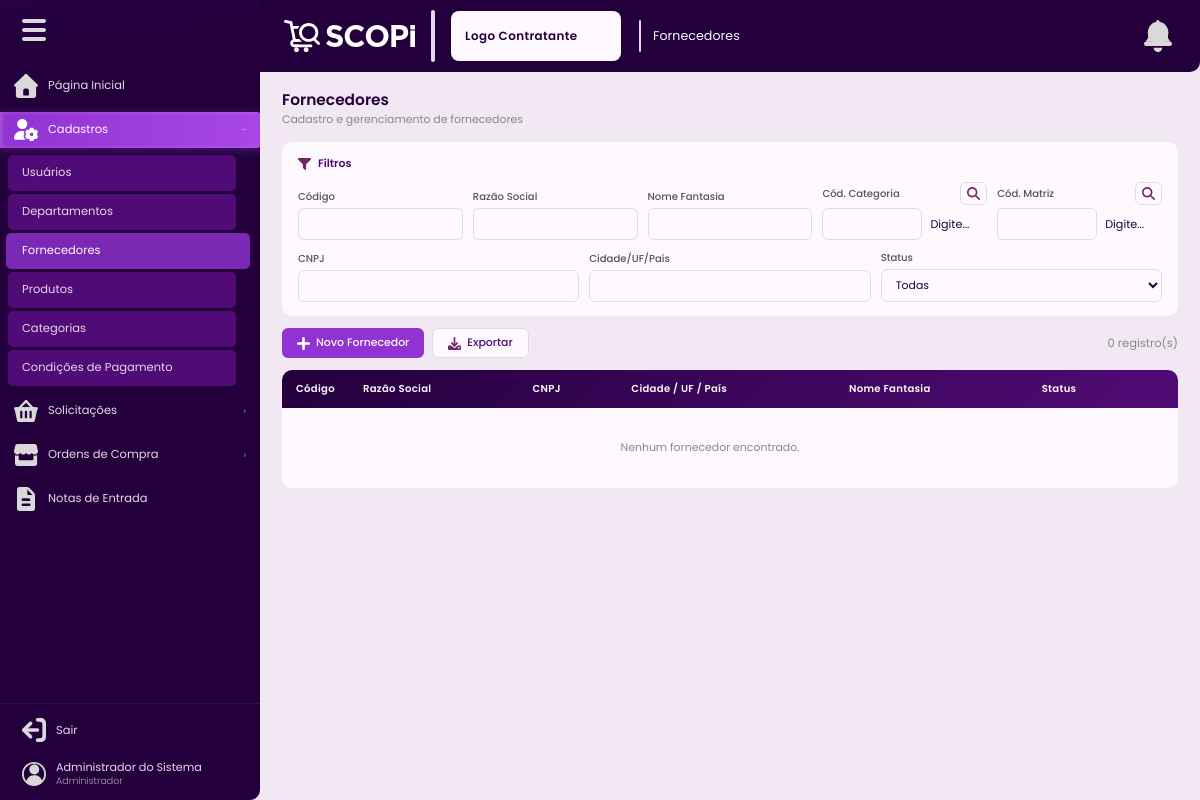
The page /fornecedores (signed in) on the database as committed earlier.
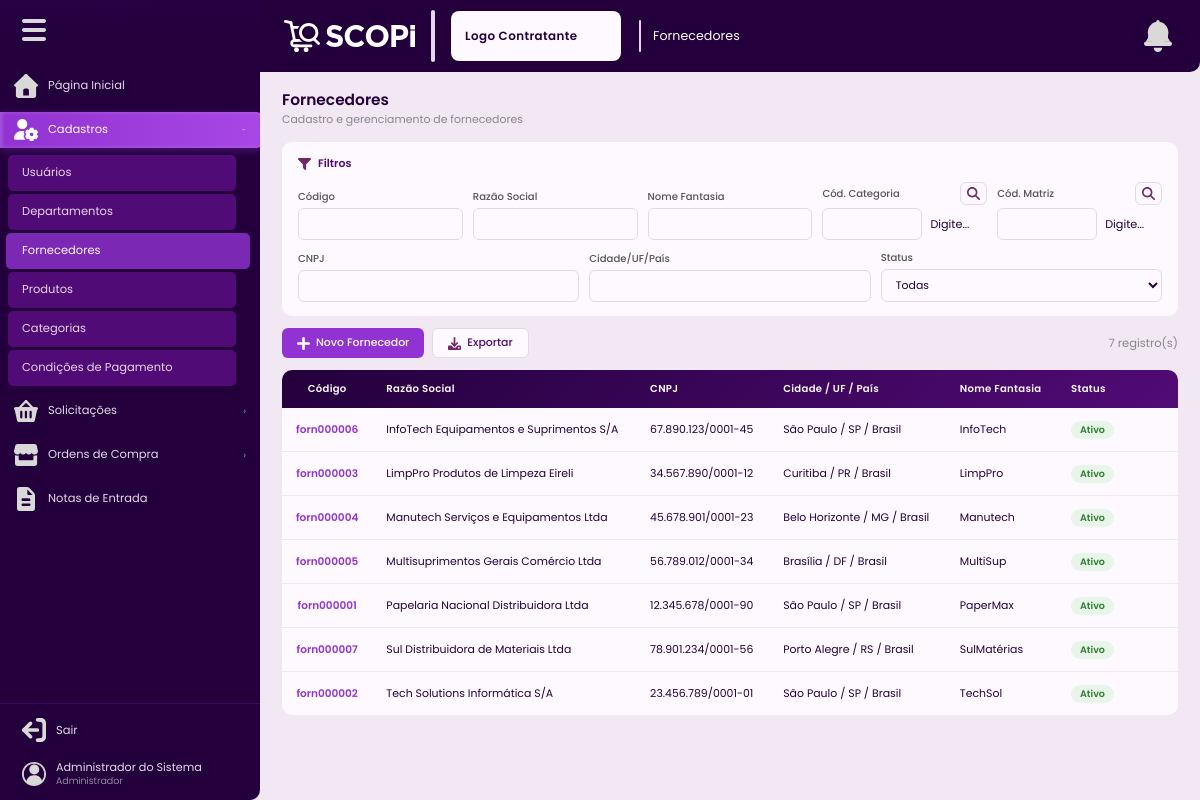
The same page on the database as committed later.
### tables this page shows
CREATE TABLE IF NOT EXISTS fornecedores (
    id                INT UNSIGNED AUTO_INCREMENT PRIMARY KEY,
    razao_social      VARCHAR(200) NOT NULL,
    nome_fantasia     VARCHAR(200) NULL,
    cnpj              VARCHAR(20)  NOT NULL UNIQUE,
    inscricao_estadual VARCHAR(30) NULL,
    logradouro        VARCHAR(250) NULL,
    numero            VARCHAR(30)  NULL,
    complemento       VARCHAR(150) NULL,
    bairro            VARCHAR(150) NULL,
    cep               VARCHAR(10)  NULL,
    cidade_id         INT UNSIGNED NULL,
    email             VARCHAR(150) NULL,
    contato           VARCHAR(50)  NULL,
    responsavel       VARCHAR(150) NULL,
    codigo            VARCHAR(20)  NOT NULL UNIQUE,
    tipo              ENUM('matriz','filial') NOT NULL DEFAULT 'matriz',
    matriz_id         INT UNSIGNED NULL,
    situacao          ENUM('ativo','inativo') NOT NULL DEFAULT 'ativo',
    criado_em         DATETIME     NOT NULL DEFAULT CURRENT_TIMESTAMP,
    atualizado_em     DATETIME     NULL ON UPDATE CURRENT_TIMESTAMP,
    INDEX idx_situacao (situacao),
    INDEX idx_cnpj     (cnpj),
    CONSTRAINT fk_fornecedor_matriz FOREIGN KEY (matriz_id) REFERENCES fornecedores(id) ON DELETE SET NULL,
    CONSTRAINT fk_fornecedor_cidade FOREIGN KEY (cidade_id) REFERENCES cidades(id) ON DELETE SET NULL
);

CREATE TABLE IF NOT EXISTS cidades (
    id INT UNSIGNED AUTO_INCREMENT PRIMARY KEY,
    nome VARCHAR(150) NOT NULL,
    estado_id INT UNSIGNED NOT NULL,
    UNIQUE KEY uq_cidade_estado (nome, estado_id),
    CONSTRAINT fk_cidade_estado FOREIGN KEY (estado_id) REFERENCES estados(id) ON DELETE CASCADE
);

CREATE TABLE IF NOT EXISTS estados (
    id INT UNSIGNED AUTO_INCREMENT PRIMARY KEY,
    nome VARCHAR(100) NOT NULL,
    sigla CHAR(2) NOT NULL,
    pais_id INT UNSIGNED NOT NULL,
    UNIQUE KEY uq_estado_pais (sigla, pais_id),
    CONSTRAINT fk_estado_pais FOREIGN KEY (pais_id) REFERENCES paises(id) ON DELETE CASCADE
);

CREATE TABLE IF NOT EXISTS paises (
    id INT UNSIGNED AUTO_INCREMENT PRIMARY KEY,
    nome VARCHAR(100) NOT NULL UNIQUE,
    sigla_iso2 CHAR(2) NULL,
    sigla_iso3 CHAR(3) NULL
);

### Controllers/BaseController.php (called while the page is built, shortened)
<?php
class BaseController{
    protected function renderizar(string $view, array $variaveis = []): void {
        extract($variaveis);
        require_once __DIR__ . '/../Views/templates/header.php';
        require_once __DIR__ . '/../Views/' . $view . '.php';
        require_once __DIR__ . '/../Views/templates/footer.php';
    }
}

### Controllers/FornecedorControlador.php (called while the page is built, shortened)
<?php namespace Controllers; use Config\Auxiliares; use Models\FornecedorModelo;
class FornecedorControlador extends BaseController {
    private FornecedorModelo $m;
    public function __construct() { $this->m = new FornecedorModelo(); }
    public function listar(): void {
        $filtros = $_GET;
        $fornecedores = $this->m->listarComFiltros($filtros);
        $this->renderizar('cadastros/fornecedores', compact('fornecedores','filtros','matrizes','categorias'));
    }
}

### index.php (called while the page is built, shortened)
<?php
require_once __DIR__ . '/Autoloader.php';
$routes = require __DIR__ . '/Config/Routes.php';
$uri = parse_url($_SERVER['REQUEST_URI'] ?? '/', PHP_URL_PATH) ?: '/';
$uri = '/' . trim($uri, '/');
$uri = $uri === '//' ? '/' : $uri;
function matchRoute(string $uri, array $routes): array
{
    foreach ($routes as $route => $handler) {
        $pattern = preg_replace('/\{[^\/]+\}/', '([^\/]+)', $route);
        $pattern = '#^' . rtrim($pattern, '/') . '$#';
        if (preg_match($pattern, rtrim($uri, '/') ?: '/', $matches)) {
            array_shift($matches);
            return [$handler, $matches];
        }
    }
    return [null, []];
}
[$handler, $params] = matchRoute($uri, $routes);
[$controllerName, $method] = $handler;
$controller = new $className();
call_user_func_array([$controller, $method], $params);

### Autoloader.php (called while the page is built, shortened)
<?php
class Autoloader
{
    public static function register()
    {
        spl_autoload_register(function ($class) {
            $file = str_replace('\\', DIRECTORY_SEPARATOR, $class).'.php';
            if (file_exists($file)) {
                return true;
            }
            return false;
        });
    }
}

### Config/BancoDados.php (called while the page is built, shortened)
<?php
class BancoDados {
    private static ?self $instancia = null;
    private \PDO $conexao;
    private function __construct() {
        $hospedeiro = getenv('DB_HOST') ?: 'mysql';
        $nomeBanco  = getenv('NAME') ?: 'scopi';
        $usuario    = getenv('USER') ?: 'root';
        $senha      = getenv('PASS') !== false ? getenv('PASS') : 'root';
        $port       = getenv('DB_PORT') ?: '3306';
        $dsn = "mysql:host={$hospedeiro};dbname={$nomeBanco};port={$port};charset=utf8mb4";
        $this->conexao = new \PDO($dsn, $usuario, $senha, [
            \PDO::ATTR_ERRMODE            => \PDO::ERRMODE_EXCEPTION,
            \PDO::ATTR_DEFAULT_FETCH_MODE => \PDO::FETCH_ASSOC,
            \PDO::ATTR_EMULATE_PREPARES   => false,
        ]);
    }
    public static function obterInstancia(): self {
        if (self::$instancia === null) self::$instancia = new self();
        return self::$instancia;
    }
    public function obterConexao(): \PDO {
        return $this->conexao;
    }
}

### Models/ModeloBase.php (called while the page is built, shortened)
<?php
abstract class ModeloBase {
    public function __construct() {
        $this->bd = BancoDados::obterInstancia()->obterConexao();
    }
}

### Models/FornecedorModelo.php (called while the page is built, shortened)
<?php
class FornecedorModelo extends ModeloBase {
    public function listarComFiltros(array $filtros = []): array {
        $sql = "SELECT f.*, m.razao_social AS nome_matriz,
                       cid.nome AS nome_cidade, est.sigla AS sigla_estado, pai.nome AS nome_pais
                FROM fornecedores f
                LEFT JOIN fornecedores m ON m.id = f.matriz_id
                LEFT JOIN cidades cid ON cid.id = f.cidade_id
                LEFT JOIN estados est ON est.id = cid.estado_id
                LEFT JOIN paises pai ON pai.id = est.pais_id
                WHERE 1=1";
        $p = [];
        $sql .= ' ORDER BY f.razao_social ASC';
        $q = $this->bd->prepare($sql); $q->execute($p);
        return $q->fetchAll();
    }
}

### Config/Auxiliares.php (called while the page is built, shortened)
<?php
class Auxiliares {
    public static function escapar(?string $valor): string {
        return htmlspecialchars($valor ?? '', ENT_QUOTES, 'UTF-8');
    }
}

### Views/cadastros/fornecedores.php (the view, shortened to what the changed rows need)
<div class="pagina-cabecalho"><h1 class="pagina-titulo">Fornecedores</h1><p class="pagina-subtitulo">Cadastro e gerenciamento de fornecedores</p></div>
<div class="barra-acoes">
  <div class="grupo-botoes">
    <button class="btn btn-primario" onclick="Scopi.abrirCadastro('modalFornecedor','formFornecedor')"><img src="<?= BASE_URL ?>/public/assets/icons/iconeInserir.svg" alt=""> Novo Fornecedor</button>
    <button class="btn btn-secundario" onclick="window.open('<?= BASE_URL ?>/fornecedores/exportar' + window.location.search, '_blank')"><img src="<?= BASE_URL ?>/public/assets/icons/iconeDownload.svg" alt=""> Exportar</button>
  </div>
  <span style="font-size:.82rem;color:#888;"><?= count($fornecedores) ?> registro(s)</span>
</div>
<div class="tabela-container">
  <table class="tabela">
    <thead><tr><th>Código</th><th>Razão Social</th><th>CNPJ</th><th>Cidade / UF / País</th><th>Nome Fantasia</th><th>Status</th><th class="coluna-acoes"></th></tr></thead>
    <tbody>
      <?php if(empty($fornecedores)): ?><tr><td colspan="6" style="text-align:center;padding:32px;color:#888;">Nenhum fornecedor encontrado.</td></tr>
      <?php else: foreach($fornecedores as $f): ?>
      <tr>
        <td><span class="cod-clicavel" onclick="Scopi.abrirRegistro('modalFornecedor','formFornecedor','/fornecedores/dados',<?= $f['id'] ?>,'visualizar')"><?= Auxiliares::escapar($f['codigo']) ?></span></td>
        <td><?= Auxiliares::escapar($f['razao_social']) ?></td>
        <td><?= Auxiliares::escapar($f['cnpj']) ?></td>
        <td><?= Auxiliares::escapar(($f['nome_cidade'] ?? '') . (($f['nome_cidade'] && $f['sigla_estado']) ? ' / ' : '') . ($f['sigla_estado'] ?? '') . (($f['sigla_estado'] && $f['nome_pais']) ? ' / ' : '') . ($f['nome_pais'] ?? '—')) ?></td>
        <td><?= Auxiliares::escapar($f['nome_fantasia'] ?? '—') ?></td>
        <td><span class="badge badge-<?= $f['situacao'] ?>"><?= ucfirst($f['situacao']) ?></span></td>
        <td class="coluna-acoes"></td>
      </tr>
      <?php endforeach; endif; ?>
    </tbody>
  </table>
</div>

Rows that differ between the two databases and show on the page:
added fornecedores: codigo "forn000006", razao_social "InfoTech Equipamentos e Suprimentos S/A", cnpj "67.890.123/0001-45", cidade.nome "São Paulo / SP / Brasil", nome_fantasia "InfoTech", situacao "Ativo"
added fornecedores: codigo "forn000003", razao_social "LimpPro Produtos de Limpeza Eireli", cnpj "34.567.890/0001-12", cidade.nome "Curitiba / PR / Brasil", nome_fantasia "LimpPro", situacao "Ativo"
added fornecedores: codigo "forn000004", razao_social "Manutech Serviços e Equipamentos Ltda", cnpj "45.678.901/0001-23", cidade.nome "Belo Horizonte / MG / Brasil", nome_fantasia "Manutech", situacao "Ativo"
added fornecedores: codigo "forn000005", razao_social "Multisuprimentos Gerais Comércio Ltda", cnpj "56.789.012/0001-34", cidade.nome "Brasília / DF / Brasil", nome_fantasia "MultiSup", situacao "Ativo"
added fornecedores: codigo "forn000001", razao_social "Papelaria Nacional Distribuidora Ltda", cnpj "12.345.678/0001-90", cidade.nome "São Paulo / SP / Brasil", nome_fantasia "PaperMax", situacao "Ativo"
added fornecedores: codigo "forn000007", razao_social "Sul Distribuidora de Materiais Ltda", cnpj "78.901.234/0001-56", cidade.nome "Porto Alegre / RS / Brasil", nome_fantasia "SulMatérias", situacao "Ativo"
added fornecedores: codigo "forn000002", razao_social "Tech Solutions Informática S/A", cnpj "23.456.789/0001-01", cidade.nome "São Paulo / SP / Brasil", nome_fantasia "TechSol", situacao "Ativo"
Other text that changed with them:
count($fornecedores): "0" → "7"
text no longer shown: "Nenhum fornecedor encontrado."
